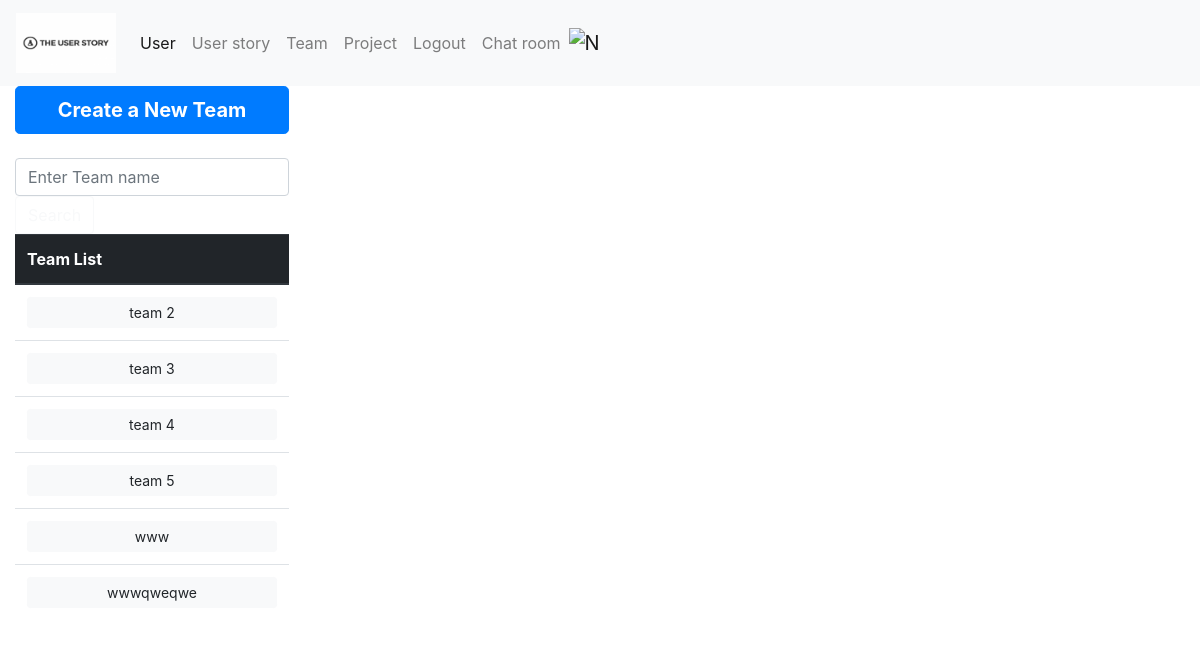
Page /team_base (signed in) on the earlier database version.
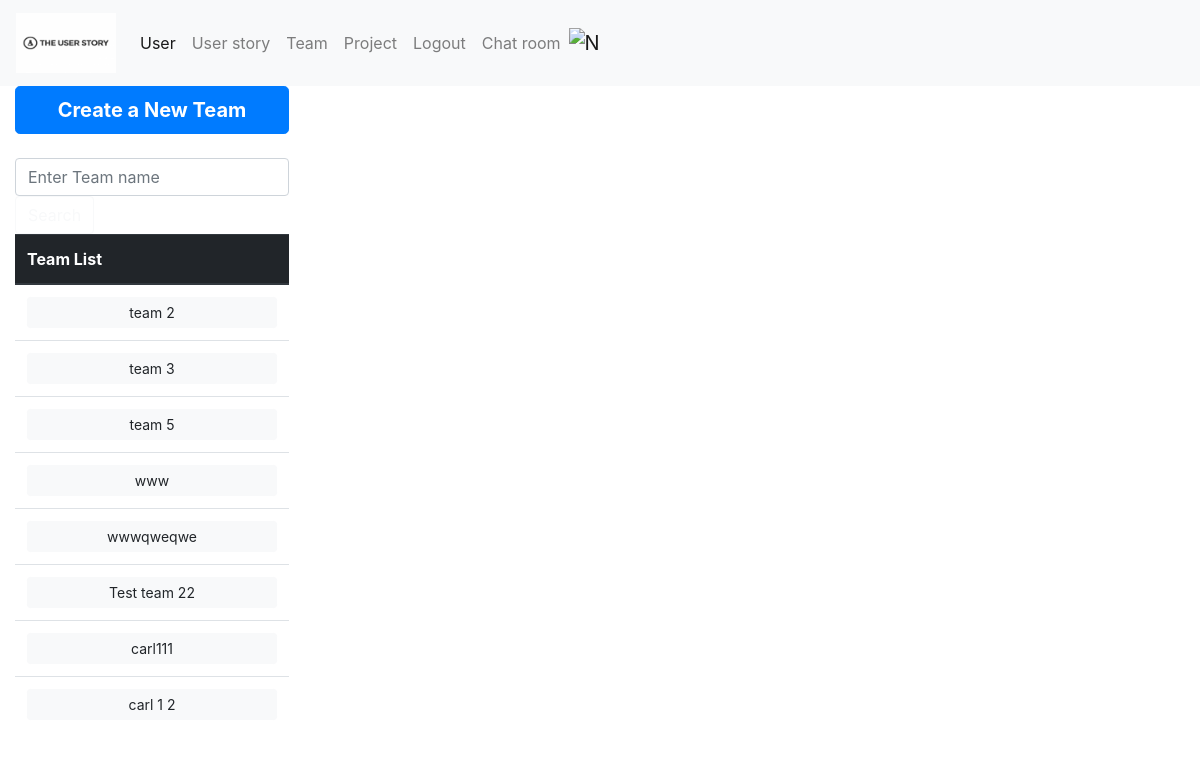
Same page on the later database version.
### app/models.py (models this page shows)
class Team(db.Model):
    _table_ = db.Model.metadata.tables['team']
    __table_args__ = {'extend_existing': True}
    team_id = db.Column(db.Integer, primary_key=True)

### app/team/routes.py (the view)
@bp_team.route('/team_base', methods=['GET', 'POST'])
def team_base():  # with search function
    if current_user.is_authenticated:
        if request.method == 'POST':
            term = request.form['search_term']
            if term == '':
                flash("Enter a Team Name or Member Name")
                return redirect(url_for('team.team_base'))
            results = Team.query.filter(Team.name.contains(term)).all()
            if not results:
                flash('No Team Found')
            return render_template('team_base.html', teams=results)
        else:
            teams = Team.query.all()
            return render_template('team_base.html', teams=teams)
    else:
        response = make_response(redirect(url_for('auth.login')))
        flash('Please Login First To Use The Team Function')
        return response

### app/auth/routes.py (called while the page is built)
@login_manager.user_loader
def load_user(user_id):
    if user_id is not None:
        return User.query.get(user_id)
    return None

### app/templates/team_base.html (shortened to what this page needs)
{% extends "base.html" %}
{% block content %}
    <div role=main>
        <div class="container-fluid">
            <div class="row">
                <div class="col-3">
                    <ul class="nav flex-column">
                        <li class="nav-item">
                            <a href="{{ url_for('team.team_creation') }}" type="button"
                               class="btn btn-primary btn-lg btn-block"><strong>Create a New Team</strong>
                            </a><br>
                        </li>
                        <li class="nav-item">
                            <form class="form-inline ml-auto" method="post" action ="{{ url_for('team.team_base') }}">
                                <input class="form-control" type="search" placeholder="Enter Team name" aria-label="Search" name="search_term">
                                <button class="btn btn-primary btn-outline-light" type="submit">Search</button>
                            </form>
                        </li>
                        <li class="nav-item">
                            <table class="table">
                                <thead class="thead-dark">
                                <tr>
                                    <th scope="col">Team List</th>
                                </tr>
                                {% for team in teams %}
                                    <tr>
                                        <td><a type="button" class="btn btn-light btn-sm btn-block"
                                               href="{{ url_for('team.team_info', team_id=team.team_id) }}">{{ team.name }}</a>
                                        </td>
                                    </tr>
                                {% endfor %}
                                </thead>
                            </table>
                        </li>
                    </ul>
                </div>
            </div>
        </div>
    </div>
{% endblock %}

Differences in the rows shown:
removed Team: name "team 4"
added Team: name "Test team 22"
added Team: name "carl111"
added Team: name "carl 1 2"
